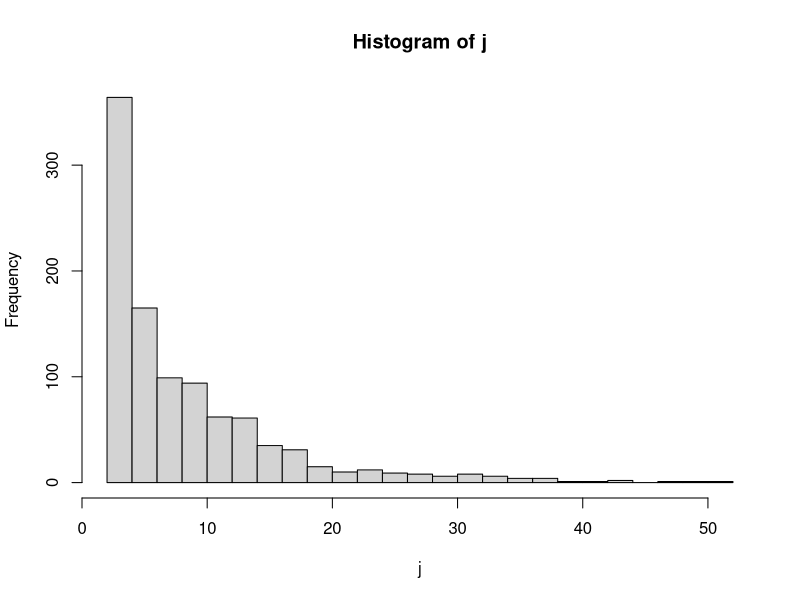
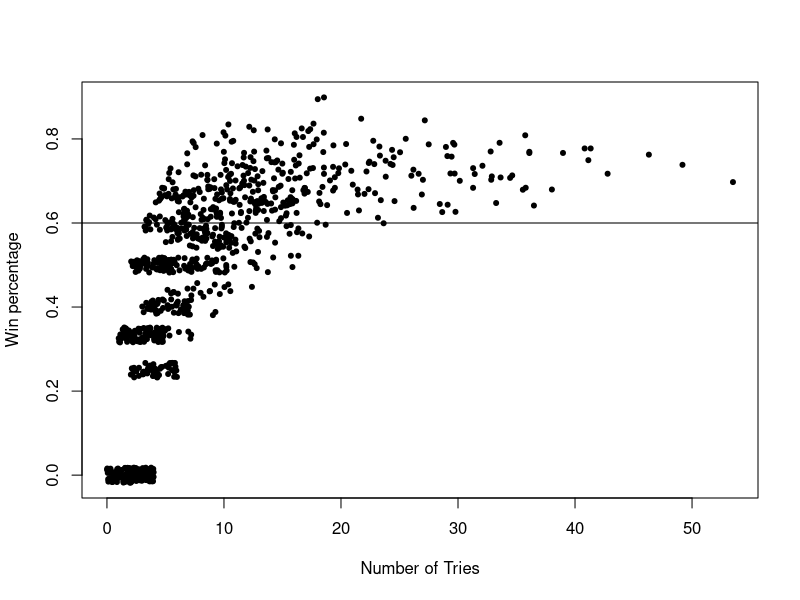

Source code (R) for these figures, in order:
p<-rep(NA,1)
j<-rep(NA,1)
ppp<-(.6)

for(h in 1:1000){
  b<-rep(NA,50)  
  for(i in 1:1000){
      b[i] <- rbinom(1, 1, ppp)
      if (i > 1) {
        if (b[i] + b[i - 1] == 0) {
          break
        }
      }
    }
  j[h]<-(i)
  p[h]<-sum(b, na.rm=TRUE)/i
}
hist(j, breaks =30)
print(summary(j))
print(summary(p))

print(sd(j))
plot(jitter(j, factor=10),jitter(p,factor = 150), xlab="Number of Tries", ylab= "Win percentage", pch=20)
abline(ppp,0)
